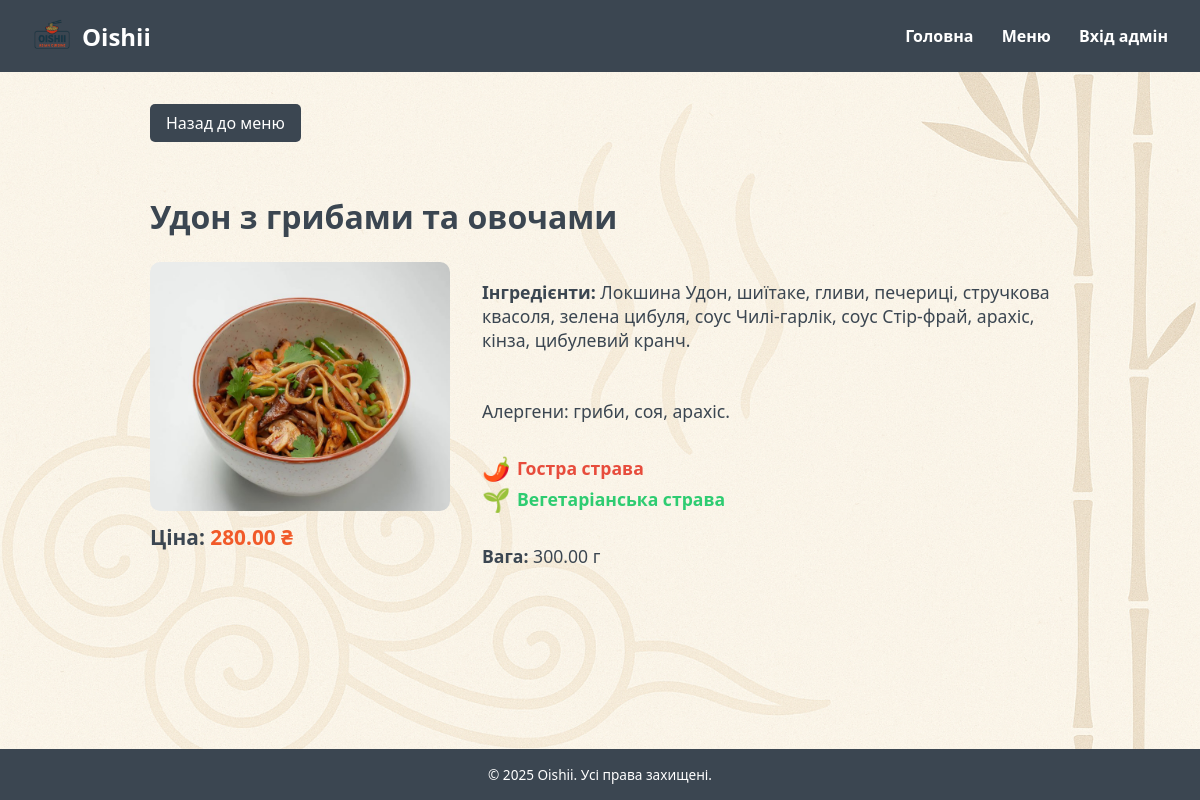
Screenshot of /dish/UdonZHrybamyTaOvochamy/ with the database file from the repository.
### Restaurant/models/dish.py (models this page shows, shortened)
class Dish(models.Model):
    name = models.CharField(max_length=100, unique=True)
    slug = models.SlugField(unique=True)
    price = models.DecimalField(max_digits=10, decimal_places=2)
    is_visible = models.BooleanField(default=True)
    description = models.TextField(blank=True, null=True)
    weight = models.DecimalField(max_digits=6, decimal_places=2)
    ingredients = models.TextField()
    photo = models.ImageField(upload_to='dishes/')
    category = models.ForeignKey(Category, on_delete=models.CASCADE)
    sort = models.PositiveIntegerField(default=0)
    is_vegetarian = models.BooleanField(default=False)
    is_spicy = models.BooleanField(default=False)
    cuisine_type = models.CharField(max_length=50, default='Азіатська')
    created_at = models.DateTimeField(auto_now_add=True)
    updated_at = models.DateTimeField(auto_now=True)
    class Meta:
        ordering = ['sort']
        db_table = 'dish'

### Restaurant/views/dish_detail_view.py (the view)
# urls.py: path('dish/<slug:slug>/', dish_detail_view, name='dish_detail'),
def dish_detail_view(request, slug):
    dish = get_object_or_404(Dish, slug=slug)
    return render(request, 'dish_detail.html', {'dish': dish})

### templates/dish_detail.html (shortened to what this page needs)
{% extends 'base.html' %}
{% block content %}
<div class="detail-container">
  <a href="{% url 'menu' %}" class="back-button">Назад до меню</a>
  <h1 style="margin-bottom: 1.5rem;">{{ dish.name }}</h1>
  <div class="detail-wrapper">
    <div class="detail-image">
      <img src="{{ dish.photo.url }}" alt="{{ dish.name }}">
      <p><strong>Ціна:</strong> <span style="color: var(--main-color); font-weight: bold;">{{ dish.price }} ₴</span></p>
    </div>
    <div class="detail-info">
      <p><strong>Інгредієнти:</strong> {{ dish.ingredients }}</p>
      {% if dish.description %}
        <p>{{ dish.description }}</p>
      {% endif %}
      <div>
        {% if dish.is_spicy %}
          <span class="tag spicy"><span style="font-size: 1.3em;">🌶️</span> Гостра страва</span>
        {% endif %}
        {% if dish.is_vegetarian %}
          <span class="tag vegetarian"><span style="font-size: 1.3em;">🌱</span> Вегетаріанська страва</span>
        {% endif %}
      </div>
      <p><strong>Вага:</strong> {{ dish.weight }} г</p>
    </div>
  </div>
</div>
{% endblock %}

### rows the page displays
Dish: name "Удон з грибами та овочами", photo (picture), price "280.00", ingredients "Локшина Удон, шиїтаке, гливи, печериці, стручкова квасоля, зелена цибуля, соус Чилі-гарлік, соус Стір-фрай, арахіс, кінза, цибулевий кранч.", description "Алергени: гриби, соя, арахіс.", weight "300.00"
